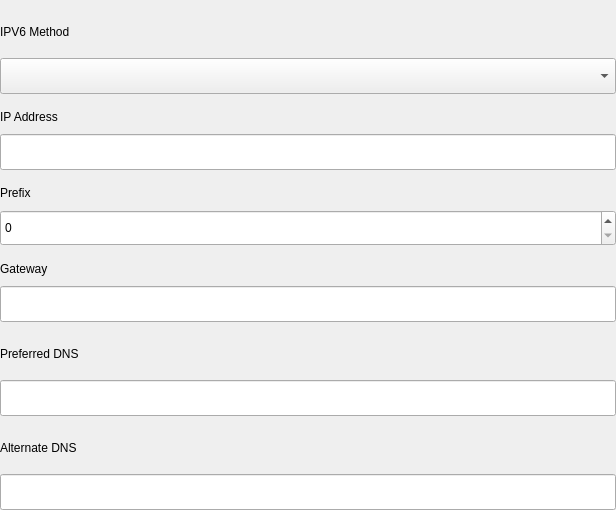
<?xml version="1.0" encoding="UTF-8"?>
<ui version="4.0">
 <class>Ipv6Widget</class>
 <widget class="QWidget" name="Ipv6Widget">
  <property name="geometry">
   <rect>
    <x>0</x>
    <y>0</y>
    <width>616</width>
    <height>510</height>
   </rect>
  </property>
  <property name="windowTitle">
   <string>Ipv6Widget</string>
  </property>
  <layout class="QVBoxLayout" name="verticalLayout_7">
   <property name="spacing">
    <number>16</number>
   </property>
   <property name="leftMargin">
    <number>0</number>
   </property>
   <property name="topMargin">
    <number>16</number>
   </property>
   <property name="rightMargin">
    <number>0</number>
   </property>
   <property name="bottomMargin">
    <number>0</number>
   </property>
   <item>
    <layout class="QVBoxLayout" name="verticalLayout_18">
     <property name="spacing">
      <number>10</number>
     </property>
     <item>
      <widget class="QLabel" name="label_22">
       <property name="text">
        <string>IPV6 Method</string>
       </property>
      </widget>
     </item>
     <item>
      <widget class="OptionsComboBox" name="ipv6Method">
       <property name="minimumSize">
        <size>
         <width>0</width>
         <height>36</height>
        </size>
       </property>
       <property name="maximumSize">
        <size>
         <width>16777215</width>
         <height>36</height>
        </size>
       </property>
       <property name="accessibleName">
        <string>ComboBoxIpv6Method</string>
       </property>
      </widget>
     </item>
    </layout>
   </item>
   <item>
    <widget class="QWidget" name="ipv6Manual" native="true">
     <layout class="QVBoxLayout" name="verticalLayout_6">
      <property name="spacing">
       <number>16</number>
      </property>
      <property name="leftMargin">
       <number>0</number>
      </property>
      <property name="topMargin">
       <number>0</number>
      </property>
      <property name="rightMargin">
       <number>0</number>
      </property>
      <property name="bottomMargin">
       <number>0</number>
      </property>
      <item>
       <layout class="QVBoxLayout" name="verticalLayout_3">
        <property name="spacing">
         <number>10</number>
        </property>
        <item>
         <widget class="QLabel" name="label_4">
          <property name="text">
           <string>IP Address</string>
          </property>
         </widget>
        </item>
        <item>
         <widget class="QLineEdit" name="ipv6Address">
          <property name="minimumSize">
           <size>
            <width>0</width>
            <height>36</height>
           </size>
          </property>
          <property name="maximumSize">
           <size>
            <width>16777215</width>
            <height>36</height>
           </size>
          </property>
          <property name="accessibleName">
           <string>EditIpv6Address</string>
          </property>
         </widget>
        </item>
       </layout>
      </item>
      <item>
       <layout class="QVBoxLayout" name="verticalLayout_4">
        <property name="spacing">
         <number>10</number>
        </property>
        <item>
         <widget class="QLabel" name="label_5">
          <property name="text">
           <string>Prefix</string>
          </property>
         </widget>
        </item>
        <item>
         <widget class="QSpinBox" name="ipv6Prefix">
          <property name="minimumSize">
           <size>
            <width>0</width>
            <height>36</height>
           </size>
          </property>
          <property name="maximumSize">
           <size>
            <width>16777215</width>
            <height>36</height>
           </size>
          </property>
          <property name="accessibleName">
           <string>SpinBoxIpv6Prefix</string>
          </property>
         </widget>
        </item>
       </layout>
      </item>
      <item>
       <layout class="QVBoxLayout" name="verticalLayout_5">
        <property name="spacing">
         <number>10</number>
        </property>
        <item>
         <widget class="QLabel" name="label_6">
          <property name="text">
           <string>Gateway</string>
          </property>
         </widget>
        </item>
        <item>
         <widget class="QLineEdit" name="ipv6Gateway">
          <property name="minimumSize">
           <size>
            <width>0</width>
            <height>36</height>
           </size>
          </property>
          <property name="maximumSize">
           <size>
            <width>16777215</width>
            <height>36</height>
           </size>
          </property>
          <property name="accessibleName">
           <string>EditIpv6Gateway</string>
          </property>
         </widget>
        </item>
       </layout>
      </item>
     </layout>
    </widget>
   </item>
   <item>
    <layout class="QVBoxLayout" name="verticalLayout">
     <property name="spacing">
      <number>10</number>
     </property>
     <item>
      <widget class="QLabel" name="label_15">
       <property name="text">
        <string>Preferred DNS</string>
       </property>
      </widget>
     </item>
     <item>
      <widget class="QLineEdit" name="ipv6PreferredDNS">
       <property name="minimumSize">
        <size>
         <width>0</width>
         <height>36</height>
        </size>
       </property>
       <property name="maximumSize">
        <size>
         <width>16777215</width>
         <height>36</height>
        </size>
       </property>
       <property name="accessibleName">
        <string>EditIpv6PreferredDNS</string>
       </property>
      </widget>
     </item>
    </layout>
   </item>
   <item>
    <layout class="QVBoxLayout" name="verticalLayout_2">
     <property name="spacing">
      <number>10</number>
     </property>
     <item>
      <widget class="QLabel" name="label_17">
       <property name="text">
        <string>Alternate DNS</string>
       </property>
      </widget>
     </item>
     <item>
      <widget class="QLineEdit" name="ipv6AlternateDNS">
       <property name="minimumSize">
        <size>
         <width>0</width>
         <height>36</height>
        </size>
       </property>
       <property name="maximumSize">
        <size>
         <width>16777215</width>
         <height>36</height>
        </size>
       </property>
       <property name="accessibleName">
        <string>EditIpv6AlternateDNS</string>
       </property>
      </widget>
     </item>
    </layout>
   </item>
  </layout>
 </widget>
 <customwidgets>
  <customwidget>
   <class>OptionsComboBox</class>
   <extends>QComboBox</extends>
   <header location="global">options-combobox.h</header>
  </customwidget>
 </customwidgets>
 <resources/>
 <connections/>
</ui>
